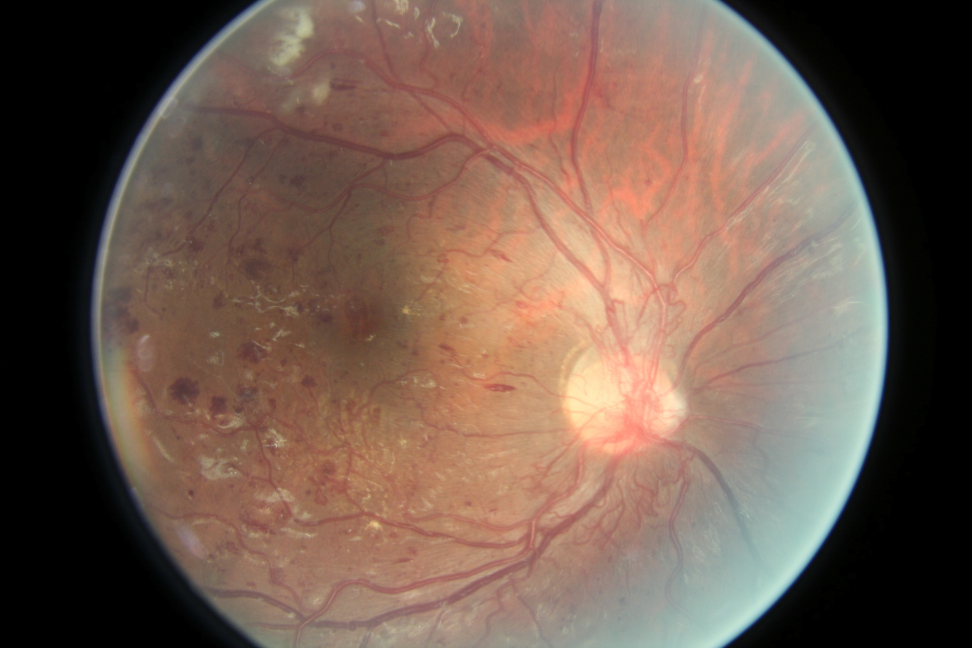
#> input picture 16_left.jpeg, 3888 x 2592 px (shown at 1/4 size)
$ jupyter execute 'Cotton Wool Spots Detection.ipynb'
#> lines starting #> are read from the running program, lines starting #| are printed output that depends on the picture; after the words box and inside, x2 and y2 are one past the last pixel; in counts of white or black regions, pixels touching at a corner belong together
[cell 1]
import os
import cv2
import numpy as np
from PIL import Image
import matplotlib.pyplot as plt
from skimage.filters.rank import entropy

def count_cotton_wool_spots(image_path):
    # Read the image
#> called with image_path = '16_left.jpeg'
    img = Image.open(image_path)
#> img is the input picture: PIL image 3888x2592 RGB; mean R, G, B 114.9, 92.2, 79.9
    img = img.resize((3046, 2572))
#> img: PIL image 3046x2572 RGB

    # Extract red and green channels
    image_array = np.array(img)
    green = image_array[:, :, 1]

    # Apply image processing steps
    erosion_kernel = np.ones((80, 80), np.uint8)
    eroded_green = cv2.erode(green, erosion_kernel, iterations=1)
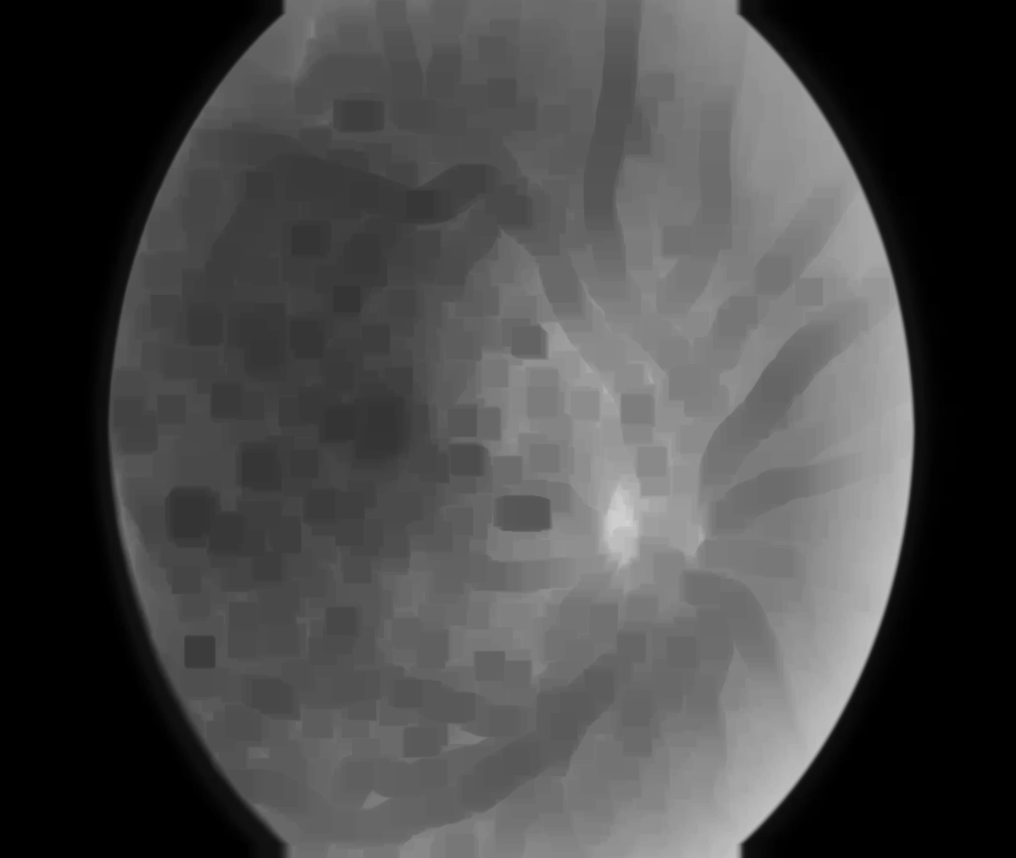
#> eroded_green: shape (2572, 3046) (shown at 1/3 size); min 0, max 214, mean 71.8
    median = cv2.medianBlur(eroded_green, 15)
    kernel = cv2.getStructuringElement(shape=cv2.MORPH_ELLIPSE, ksize=(41, 41))
    closing = cv2.morphologyEx(median, cv2.MORPH_CLOSE, kernel)

    gamma = 2
    gamma_corrected = np.array(np.max(closing) * (closing / np.max(closing)) ** gamma, dtype='uint8')
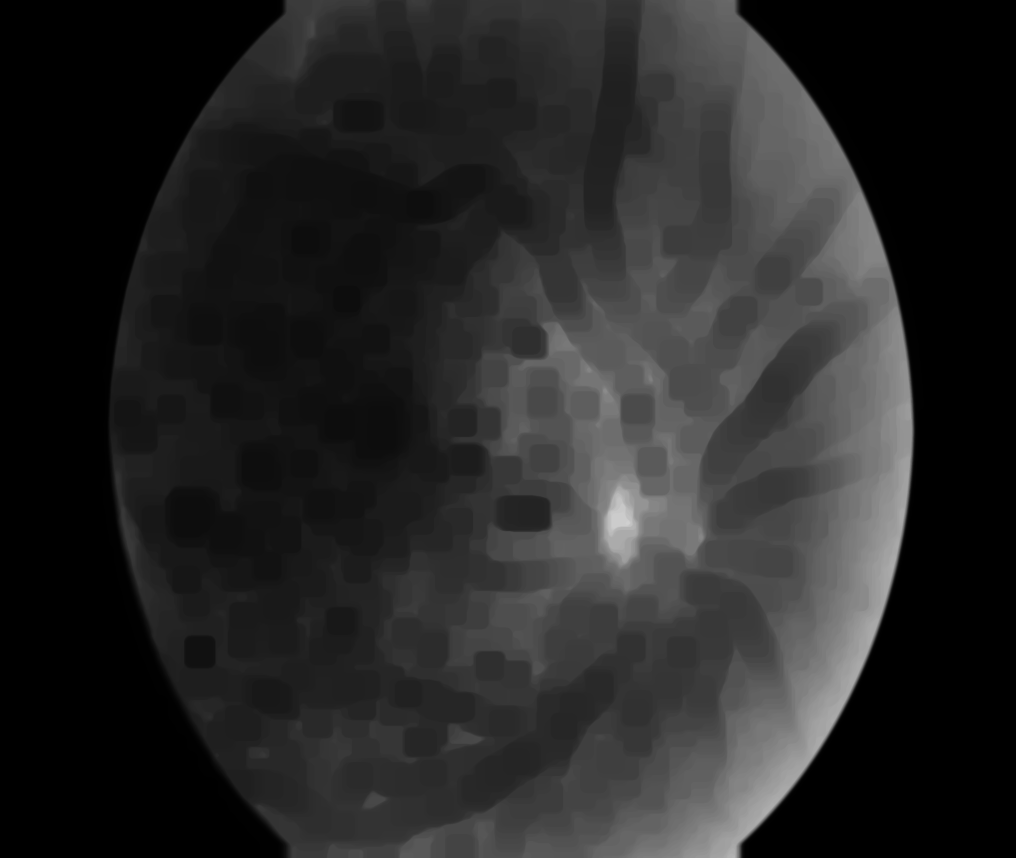
#> gamma_corrected: shape (2572, 3046) (shown at 1/3 size); min 0, max 208, mean 38.9

    # Calculate entropy using the circular mask
    def calculate_entropy_circular(image, radius):
        mask = np.zeros_like(image, dtype=np.uint8)
        y, x = np.ogrid[:image.shape[0], :image.shape[1]]
        mask[(x - image.shape[1] // 2)**2 + (y - image.shape[0] // 2)**2 <= radius**2] = 1

        entropy_image = entropy(image, mask)
        return entropy_image

    radius = 8
    gamma_corrected_uint8 = (gamma_corrected * 255).astype(np.uint8)
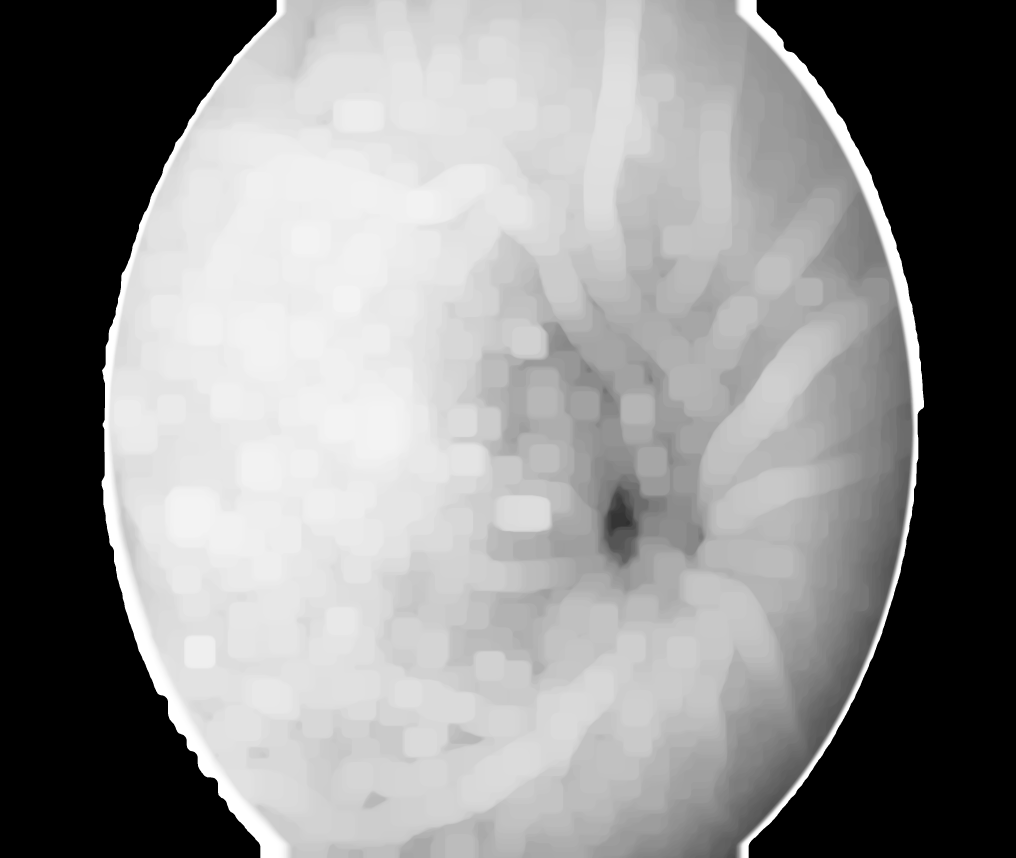
#> gamma_corrected_uint8: shape (2572, 3046) (shown at 1/3 size); min 0, max 255, mean 139.8
    entropy_circular = calculate_entropy_circular(gamma_corrected_uint8, radius)

    scaled_entropy = (entropy_circular - np.min(entropy_circular)) / (np.max(entropy_circular) - np.min(entropy_circular))
    bw = np.array(scaled_entropy > 0.6, dtype=np.uint8)
#> bw: shape (2572, 3046); values 0 (black) and 1 (white), 0.98% white; 87 white regions (35 under 20 px), largest, box (x1, y1, x2, y2) and area: (2207, 28, 2748, 2545) 42570, (324, 1308, 502, 2020) 10212, (329, 28, 857, 1168) 10006
    bw = cv2.medianBlur(bw, 15)
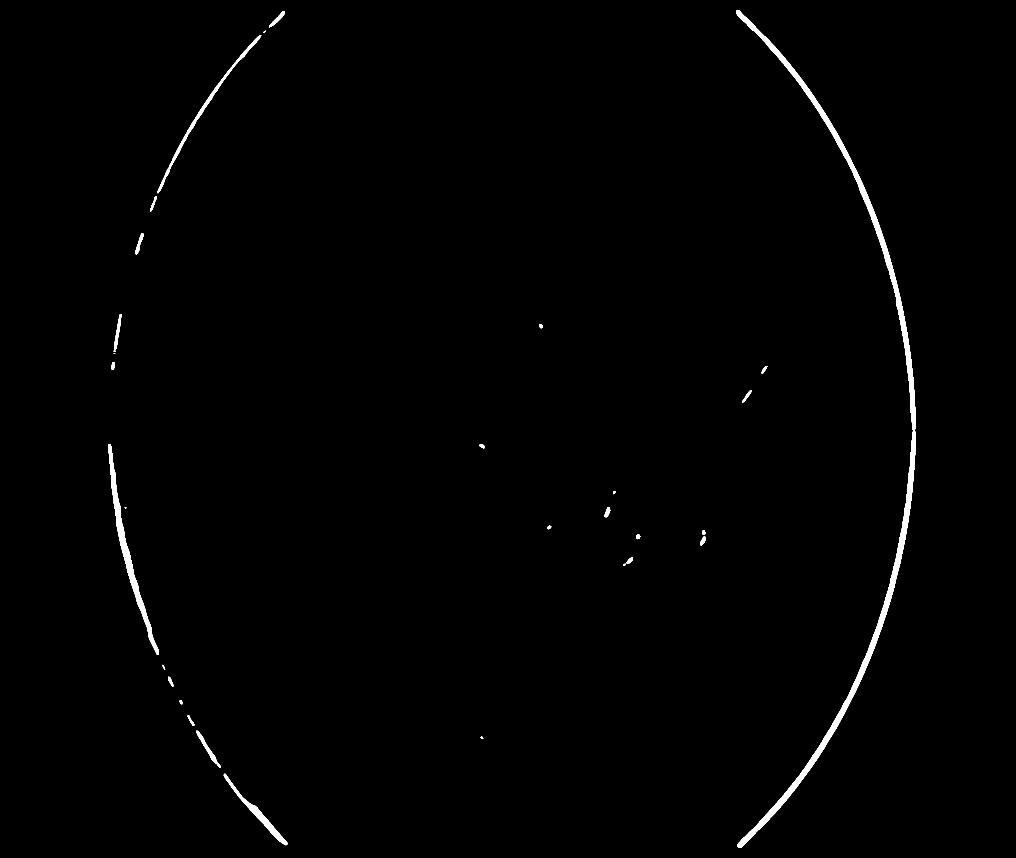
#> bw: shape (2572, 3046) (shown at 1/3 size); values 0 (black) and 1 (white), 0.85% white; 31 white regions (2 under 20 px), largest, box (x1, y1, x2, y2) and area: (2208, 30, 2748, 2544) 42469, (326, 1332, 477, 1965) 9646, (473, 105, 784, 580) 4583

    kernel = cv2.getStructuringElement(shape=cv2.MORPH_ELLIPSE, ksize=(41, 41))
    bw_closing = cv2.morphologyEx(bw, cv2.MORPH_CLOSE, kernel)
#> bw_closing: shape (2572, 3046); values 0 (black) and 1 (white), 0.86% white; 24 white regions

    bw_contours, _ = cv2.findContours(bw_closing, cv2.RETR_LIST, cv2.CHAIN_APPROX_SIMPLE)
#> bw_contours = 24 contours; largest, box (x1, y1, x2, y2) and area: (2208, 30, 2748, 2544) 39956, (326, 1332, 477, 1965) 9208, (450, 91, 798, 635) 4390, (671, 2319, 863, 2536) 3653, (588, 2188, 663, 2305) 1115

    # Create a copy of the original image to draw squares on
    image_with_squares = image_array.copy()

    # Define minimum and maximum area thresholds for bounding boxes
    max_area_threshold = 90000

    for contour in bw_contours:
        x, y, w, h = cv2.boundingRect(contour)
        area = w * h
        if area < max_area_threshold:
            cv2.rectangle(image_with_squares, (x, y), (x+w, y+h), (0, 255, 0), 9)
#> this loop made 24 passes
#> (x, y, w, h, area) on passes 1 to 12: (671, 2319, 192, 217, 41664), (1442, 2210, 8, 7, 56), (588, 2188, 75, 117, 8775), (563, 2145, 21, 36, 756), (539, 2100, 9, 13, 117), (504, 2028, 16, 32, 512), (487, 1994, 9, 16, 144), (1869, 1671, 30, 27, 810), (1908, 1603, 13, 15, 195), (2100, 1591, 17, 45, 765), (1642, 1577, 12, 11, 132), (1814, 1522, 17, 30, 510)

    # Display the image with squares
    plt.imshow(image_with_squares)
    plt.title('Image with Cotton Wool Spots Highlighted')
    plt.show()

    # Save the image with squares
    output_path = 'cws_detected_image.png'
    cv2.imwrite(output_path, cv2.cvtColor(image_with_squares, cv2.COLOR_RGB2BGR))
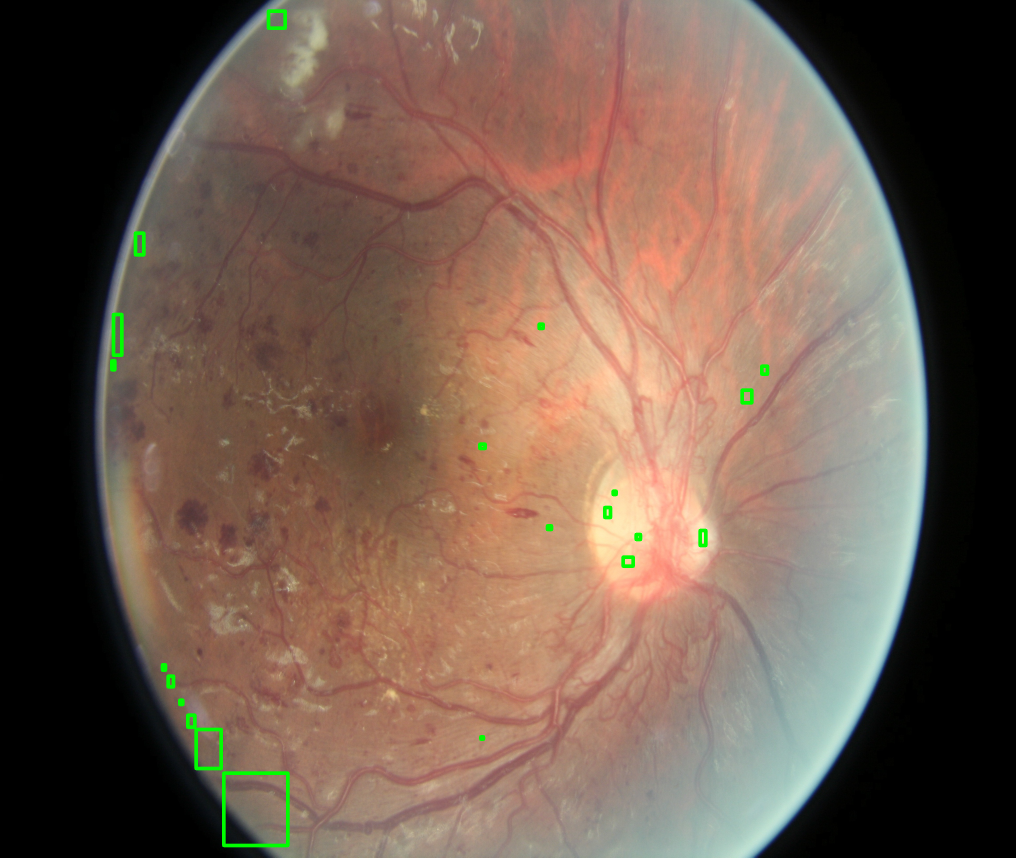
#> saved as cws_detected_image.png: shape (2572, 3046, 3) (shown at 1/3 size); mean B, G, R 79.4, 92.8, 114.3

    return len(bw_contours), output_path

# Example usage:
image_file_path = "16_left.jpeg"
num_cws, output_image_path = count_cotton_wool_spots(image_file_path)
#> num_cws = 24; output_image_path = 'cws_detected_image.png'
print(f'Number of Cotton Wool Spots: {num_cws}')
#| Number of Cotton Wool Spots: 24
print(f'Resulting image with boxes saved at: {output_image_path}')
#| Resulting image with boxes saved at: cws_detected_image.png
